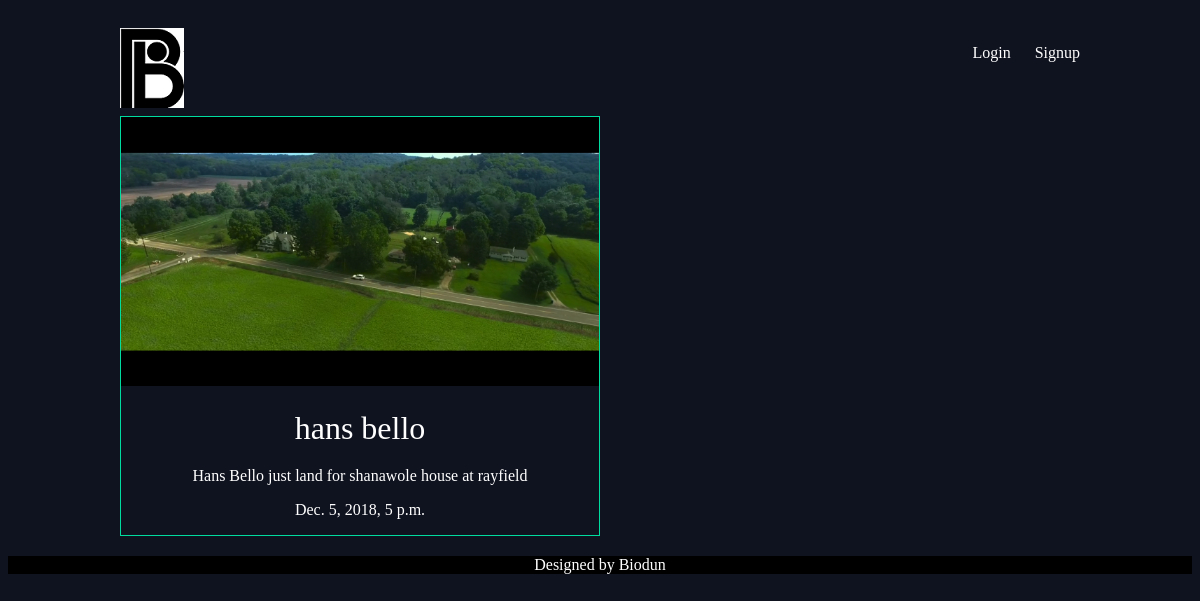
The page /articles/hans-bello/ on the database its author committed.
### articles/models.py (models this page shows, shortened)
class Article(models.Model):
    title = models.CharField(max_length=100)
    slug = models.SlugField()
    body = models.TextField()
    date = models.DateTimeField(auto_now_add = True)
    thumb = models.ImageField(default='default.png',blank = True)
    author = models.ForeignKey(User, default=None)

### articles/views.py (the view)
# urls.py: url(r'^(?P<slug>[\w-]+)/$',views.article_detail,name="detail"),
def article_detail(request,slug):
   article = Article.objects.get(slug=slug)
   return render(request,'articles/article_detail.html',{'article':article})

### articles/templates/articles/article_detail.html
{% extends 'base_layout.html' %}
{% block content %}
<div class="article-detail">
    <div class="article">
        <img src="{{article.thumb.url}}" />
        <h2>{{article.title}}</h2>
        <p>{{article.body}}</p>
        <p>{{article.date}}</p>
    </div>
</div>
{% endblock %}

### assets/styles.css (style rules this page uses)
body { background-color: #0f121f; background-image: url(bio.png); background-repeat:no-repeat; color: #fff; }
body * { font-family: Ubuntu; }
h1,h2,h3,h4,h5 { font-weight: normal; margin: 0; }
.article { padding: 10px; border: 1px solid #00dba0; position: relative; padding-bottom: 40px; }
.article h2 { font-size: 1.2em; }
.article-detail .article { padding: 0; }
.article-detail .article img { max-width: 100%; }
.article-detail .article h2 { text-align: center; margin: 20px auto; font-size: 2em; }
.article-detail .article p { text-align: center; }

### rows shown on the page
Article: thumb (picture), title "hans bello", body "Hans Bello just land for shanawole house at rayfield", date "Dec. 5, 2018, 5 p.m."
